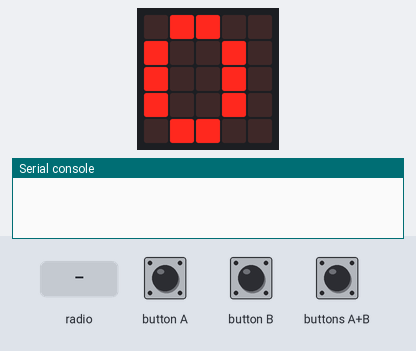
Bench run of a program on a simulated BBC micro:bit (MakeCode). Parts: the board's 5×5 LED display, the last lines printed to the serial console. The inputs (shaded band) are chosen by the test bench. No radio messages arrive unless stated (any console line starting 'radio sent:' is added by the test bench).

Above: at 1.2 s.
1.3 s: buttons A+B pressed for 0.15 s
At 2.7 s:
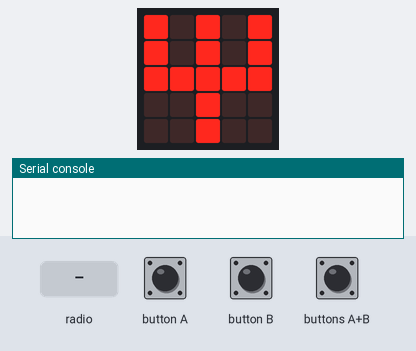
3.0 s: radio message "received=0" arrives
At 5.3 s:
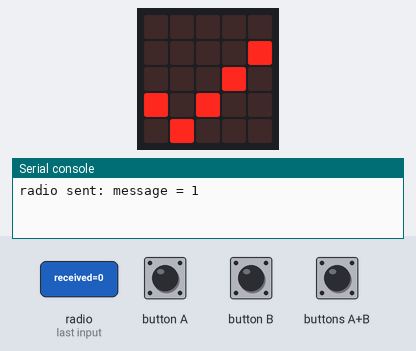
5.6 s: radio message "message=0" arrives
At 6.6 s:
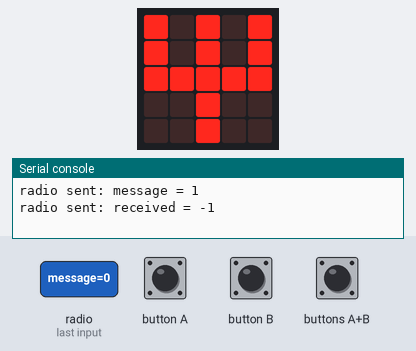
8.6 s: radio message "end=1" arrives
11.6 s: radio message "end=0" arrives
Timing chart, 0 to 14.6 s (numbered marks = the images above; inputs shaded):
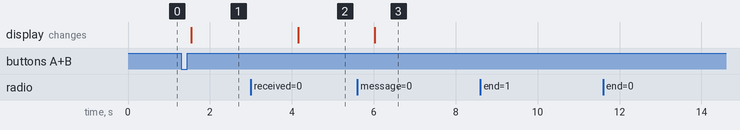

Measured:
- after the input at 1.3 s, the display: changes after 0.24 s (image 1)
- after the input at 3.0 s, the display: changes after 1.2 s (image 2)
- after the input at 5.6 s, the display: changes after 0.42 s (image 3)

The program:

main.ts
```typescript
input.onButtonPressed(Button.A, function () {
    if (setup && number > 0) {
        number += -1
    }
})
input.onButtonPressed(Button.AB, function () {
    setup = !(setup)
    sending = number == 0
    received = false
    end = false
})
input.onButtonPressed(Button.B, function () {
    if (setup && number <= 30) {
        number += 1
    }
})
radio.onReceivedValue(function (name, value) {
    if (name == "message" && value == number) {
        radio.sendValue("received", value - 1)
        sending = true
    } else if (name == "received" && value == number) {
        sending = false
        received = true
    } else if (name == "end") {
        last = value
        received = false
        end = true
        counter = 0
    }
})
let blink = false
let last = 0
let sending = false
let counter = 0
let end = false
let received = false
let setup = false
let number = 0
radio.setGroup(23)
number = 0
setup = true
received = false
end = false
counter = 0
basic.forever(function () {
    if (setup) {
        basic.showNumber(number)
    } else if (sending) {
        if (counter < 3) {
            basic.showIcon(IconNames.Pitchfork)
            basic.pause(2000)
            radio.sendValue("message", number + 1)
            counter += 1
        } else {
            basic.showIcon(IconNames.No)
            radio.sendValue("end", number)
            sending = false
            end = true
            last = number
            counter = 0
            basic.pause(2000)
        }
    } else if (received) {
        basic.showIcon(IconNames.Yes)
    } else if (end) {
        if (counter == 0) {
            basic.showNumber(last)
            basic.pause(5000)
            counter += 1
        }
        basic.showIcon(IconNames.Happy)
    } else {
        blink = !(blink)
        if (blink) {
            basic.showLeds(`
                . . . . .
                . . . . .
                . . . . .
                # . # . #
                . . . . .
                `)
            basic.pause(200)
        } else {
            basic.clearScreen()
            basic.pause(200)
        }
    }
})
```

test.ts
```typescript
// les tests vont ici ; cela ne sera pas compilé si ce paquet est utilisé en tant qu'extension.
```
